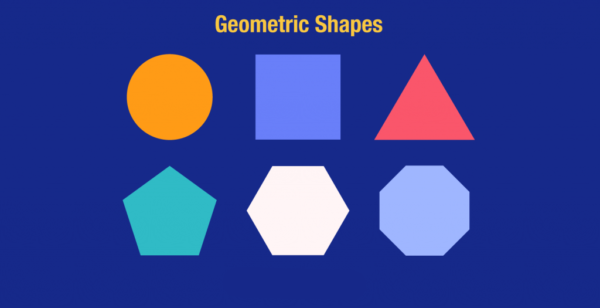
#> input picture geometric.png, 600 x 308 px
$ jupyter execute harris_corner_detection.ipynb   (shell and % lines are left out)
#> lines starting #> are read from the running program, lines starting #| are printed output that depends on the picture; after the words box and inside, x2 and y2 are one past the last pixel; in counts of white or black regions, pixels touching at a corner belong together
[cell 1]
from PIL import Image
import numpy as np
import scipy.ndimage as nd
import matplotlib.pyplot as plt

# Đọc ảnh và chuyển sang grayscale
img = Image.open('geometric.png').convert('L')
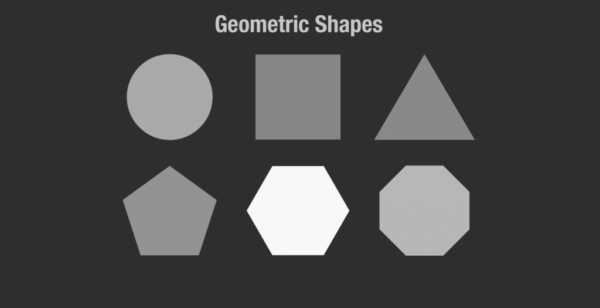
#> img: PIL image 600x308 L; min 45, max 248, mean 72.1
ndata = np.array(img)

def Harris_indata(alpha=0.2):
    # Tính gradient theo x và y
#> called with alpha = 0.2
    x = nd.sobel(ndata, 0)
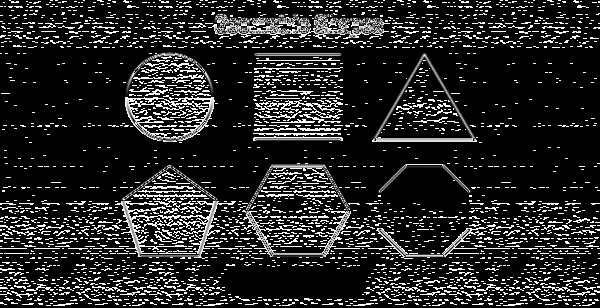
#> x: shape (308, 600); min 0, max 255, mean 38.4
    y = nd.sobel(ndata, 1)
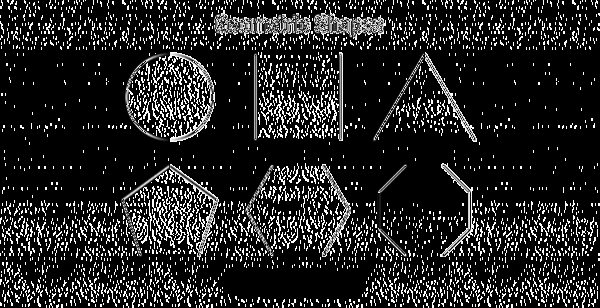
#> y: shape (308, 600); min 0, max 255, mean 36.9

    # Tính các thành phần của ma trận Harris
    x1 = x * x
    y1 = y * y
    xy = x * y
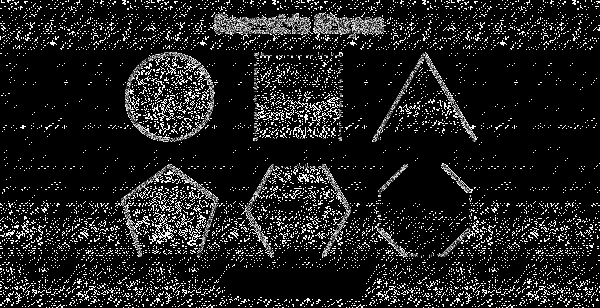
#> xy: shape (308, 600); min 0, max 255, mean 30

    # Áp dụng Gaussian filter
    x1 = nd.gaussian_filter(x1, 3)
    y1 = nd.gaussian_filter(y1, 3)
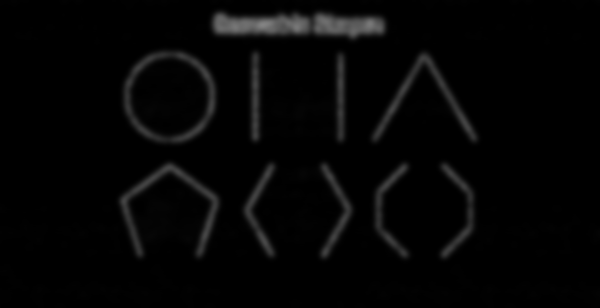
#> y1: shape (308, 600); min 0, max 131, mean 5
    xy = nd.gaussian_filter(xy, 3)
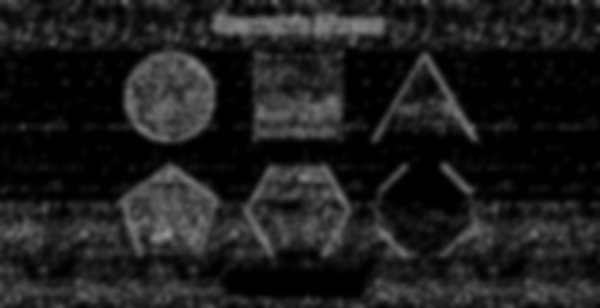
#> xy: shape (308, 600); min 0, max 147, mean 29.2

    # Tính Harris response
    detC = x1 * y1 - xy * xy
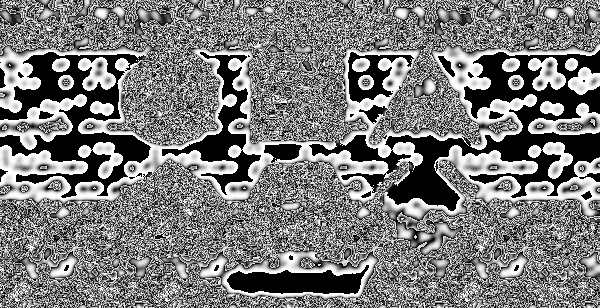
#> detC: shape (308, 600); min 0, max 255, mean 123.4
    trC = x1 + y1
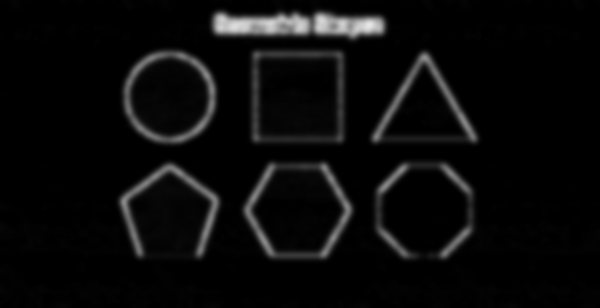
#> trC: shape (308, 600); min 0, max 230, mean 10.4
    R = detC - alpha * trC**2
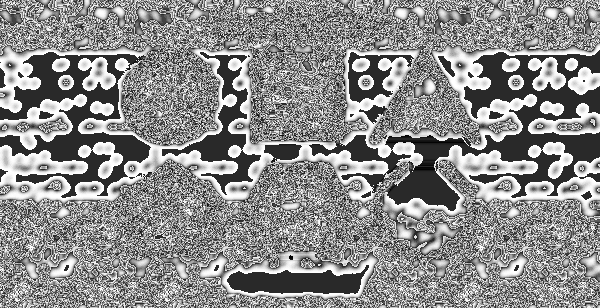
#> R: shape (308, 600) float64; min -49.8, max 255, mean 119.1; drawn with min black and max white

    return R

# Tính Harris corner response
harris_response = Harris_indata()

# Hiển thị kết quả
plt.figure(figsize=(12, 5))

plt.subplot(1, 3, 1)
plt.imshow(ndata, cmap='gray')
plt.title('Ảnh gốc')
plt.axis('off')

plt.subplot(1, 3, 2)
plt.imshow(harris_response, cmap='hot')
plt.title('Harris Corner Response')
plt.axis('off')

# Tìm corners với threshold
threshold = 0.01 * harris_response.max()
#> threshold = 2.55
corners = harris_response > threshold
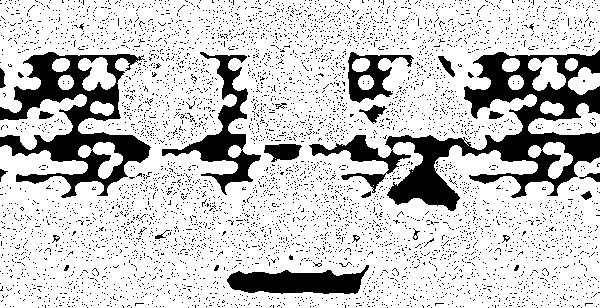
#> corners: shape (308, 600) bool; 79.1% white; 5359 black regions (5333 under 20 px), largest, box (x1, y1, x2, y2) and area: (309, 50, 600, 211) 12810, (0, 52, 151, 198) 7892, (162, 52, 261, 195) 3137

plt.subplot(1, 3, 3)
plt.imshow(ndata, cmap='gray')
plt.imshow(corners, alpha=0.5, cmap='Reds')
plt.title('Detected Corners')
plt.axis('off')

plt.tight_layout()
plt.show()
